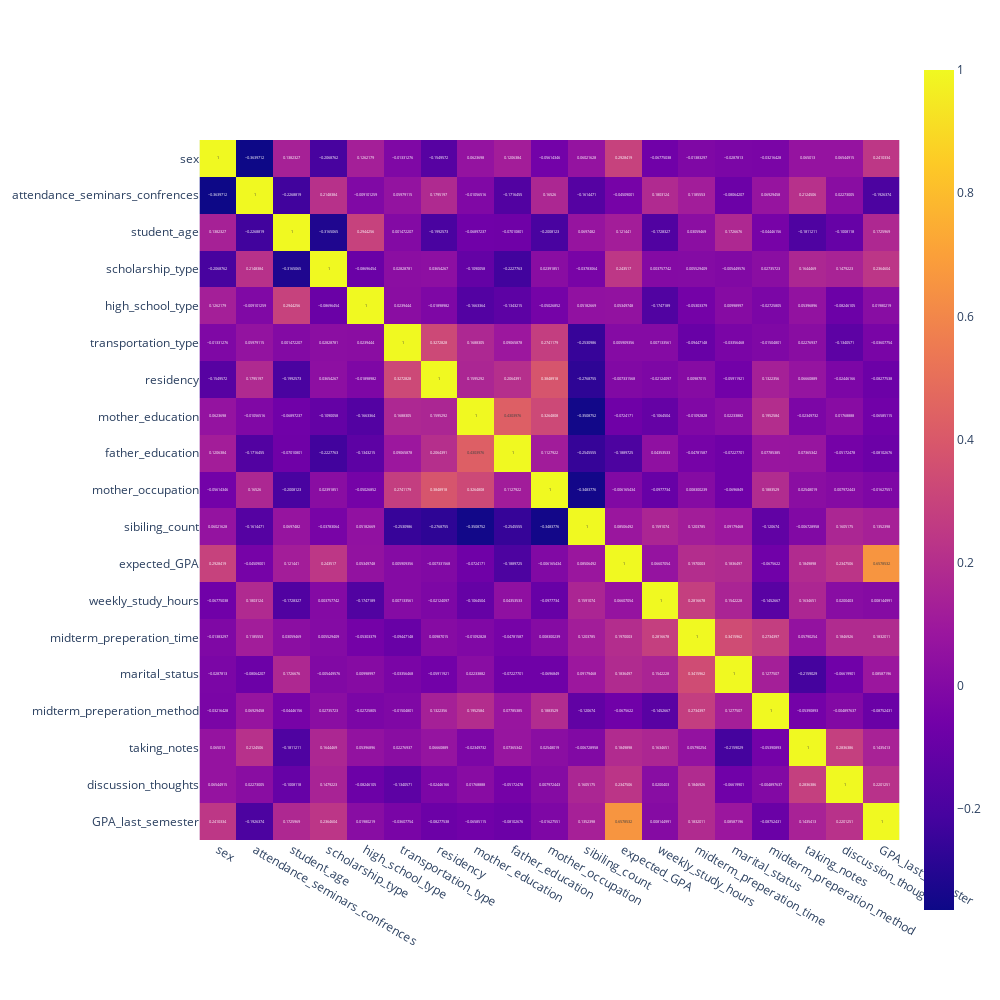

This figure's notebook cell:
### Code cell
high_correlations = highly_correlated_df.corr()
fig = px.imshow(high_correlations, text_auto=True, width=1000, height=1000)
fig.show()

### Figure 1 — Plotly figure (JSON) as saved in the notebook; plotly's stock layout.template omitted (floating-point values rounded to 4 significant figures; data arrays with more than 128 entries replaced by an {"elided": "..."} marker saying what was removed)
{"data": [{"coloraxis": "coloraxis", "hovertemplate": "x: %{x}<br>y: %{y}<br>color: %{z}<extra></extra>", "name": "0", "texttemplate": "%{z}", "type": "heatmap", "x": ["sex", "attendance_seminars_confrences", "student_age", "scholarship_type", "high_school_type", "transportation_type", "residency", "mother_education", "father_education", "mother_occupation", "sibiling_count", "expected_GPA", "weekly_study_hours", "midterm_preperation_time", "marital_status", "midterm_preperation_method", "taking_notes", "discussion_thoughts", "GPA_last_semester"], "xaxis": "x", "y": ["sex", "attendance_seminars_confrences", "student_age", "scholarship_type", "high_school_type", "transportation_type", "residency", "mother_education", "father_education", "mother_occupation", "sibiling_count", "expected_GPA", "weekly_study_hours", "midterm_preperation_time", "marital_status", "midterm_preperation_method", "taking_notes", "discussion_thoughts", "GPA_last_semester"], "yaxis": "y", "z": {"elided": "19x19 float values"}}], "layout": {"coloraxis": {"colorscale": [[0, "#0d0887"], [0.1111, "#46039f"], [0.2222, "#7201a8"], [0.3333, "#9c179e"], [0.4444, "#bd3786"], [0.5556, "#d8576b"], [0.6667, "#ed7953"], [0.7778, "#fb9f3a"], [0.8889, "#fdca26"], [1, "#f0f921"]]}, "height": 1000, "margin": {"t": 60}, "width": 1000, "xaxis": {"anchor": "y", "constrain": "domain", "domain": [0, 1], "scaleanchor": "y"}, "yaxis": {"anchor": "x", "autorange": "reversed", "constrain": "domain", "domain": [0, 1]}}}
